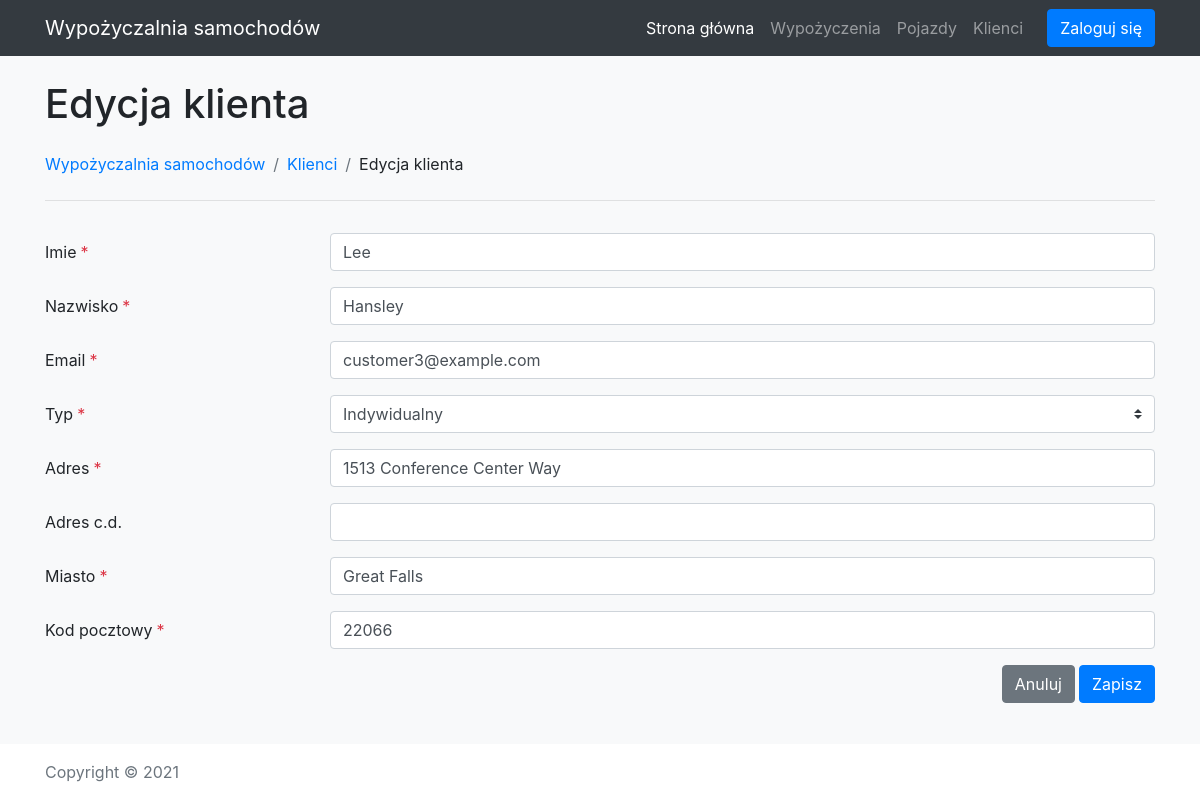
Page /add-edit-customer.php?id=3 on the committed database.
### tables this page shows
CREATE TABLE customers (
    id INT NOT NULL AUTO_INCREMENT PRIMARY KEY,
    email VARCHAR(124),
    password VARCHAR(256),
    firstName VARCHAR(124),
    lastName VARCHAR(124),
    type VARCHAR(32),
    address1 VARCHAR(124),
    address2 VARCHAR(124),
    city VARCHAR(124),
    postcode VARCHAR(16),
    createdAt DATETIME
);

### add-edit-customer.php (called while the page is built, shortened)
<?php
require_once('./common/bootstrap.php');
$fieldDefs = [
    [
        'name' => 'firstName',
        'type' => 'TEXT',
        'label' => 'Imie',
        'required' => true,
    ],
    [
        'name' => 'lastName',
        'type' => 'TEXT',
        'label' => 'Nazwisko',
        'required' => true,
    ],
    [
        'name' => 'email',
        'type' => 'TEXT',
        'label' => 'Email',
        'required' => true,
    ],
    [
        'name' => 'type',
        'type' => 'SELECT',
        'label' => 'Typ',
        'options' => CLIENT_TYPE,
        'required' => true,
    ],
    [
        'name' => 'address1',
        'type' => 'TEXT',
        'label' => 'Adres',
        'required' => true,
    ],
    [
        'name' => 'address2',
        'type' => 'TEXT',
        'label' => 'Adres c.d.',
    ],
    [
        'name' => 'city',
        'type' => 'TEXT',
        'label' => 'Miasto',
        'required' => true,
    ],
    [
        'name' => 'postcode',
        'type' => 'TEXT',
        'label' => 'Kod pocztowy',
        'required' => true,
    ],
];
$formValues = null;
$editMode = isset($_GET['id']);
if ($_SERVER['REQUEST_METHOD'] == 'POST') {
    $validationErrors = validateFormValues($fieldDefs, $_POST['entityValues']);
    if (empty($validationErrors)) {
        if ($editMode) {
            updatEentityInTable('customers', $fieldDefs, $_POST['entityValues'], $_GET['id']);
            $_SESSION['flashMessage'] = 'Zmiany zostały zapisane pomyślnie';
        } else {
            $valuesToInsert = array_merge($_POST['entityValues'], [
                'createdAt' => date('Y-m-d H:i:s'),
            ]);
            var_export($valuesToInsert);
            $fieldDefsToInseert = array_merge($fieldDefs, [
                [
                    'name' => 'createdAt',
                    'type' => 'TEXT',
                ]
            ]);
            insertFormToTable('customers', $fieldDefsToInseert, $valuesToInsert);
            $_SESSION['flashMessage'] = 'Klient został dodany pomyślnie';
        }
        header("Location: customers.php");
        exit();
    }
    $formValues = $_POST['entityValues'];
} elseif ($editMode) {
    $escapedId = $dbConnection->real_escape_string($_GET['id']);
    $sql="SELECT * FROM customers WHERE id='$escapedId'";
    if($result = $dbConnection->query($sql)) {
        if ($result->num_rows) {
            $formValues = $result->fetch_assoc();
        }
    }
}
require_once('templates/header.php');
printHeader([
    'title' => $editMode ? 'Edycja klienta' : 'Dodaj klienta',
    'breadcrumbs' => [
        [
            'label' => 'Wypożyczalnia samochodów',
            'link' => '.'
        ],
        [
            'label' => 'Klienci',
            'link' => 'customers.php'
        ],
        [
            'label' => $editMode ? 'Edycja klienta' : 'Dodaj klienta',
        ],
    ],
    'includeHr' => true,
]);
printForm('customers.php', $fieldDefs, $formValues);
require_once('templates/footer.php');

### functions/templateComponents.php (the view, shortened to what this page needs)
<?php
function printHeader($params) { ?>
    <div class="mb-3">
        <div class="d-flex mb-4">
            <h1 class="mb-0"><?= $params['title'] ?></h1>
        </div>
        <nav class="d-block mb-4">
            <ol class="breadcrumb bg-transparent m-0 p-0">
                <?php if (isset($params['breadcrumbs'])) foreach($params['breadcrumbs'] as $breadcrumb): ?>
                    <li class="breadcrumb-item">
                        <?php if (isset($breadcrumb['link'])): ?>
                            <a href="<?= $breadcrumb['link'] ?>"><?= $breadcrumb['label'] ?></a>
                        <?php else: ?>
                            <?= $breadcrumb['label'] ?>
                        <?php endif ?>
                    </li>
                <?php endforeach ?>
            </ol>
        </nav>
        <?php if (isset($params['includeHr']) && $params['includeHr']): ?>
            <hr>
        <?php endif ?>
    </div>
<?php }
function printTable($addEditLink, $withActions, $columnDefs, $rows) { ?>
<?php }
function getTextField($name, $label, $value) {
    return "<input type=\"text\" class=\"form-control\" id=\"$name\" name=\"entityValues[$name]\" value=\"$value\">";
}
function getSelectField($name, $label, $options, $value) {
    $result = "<select class=\"custom-select\" id=\"$name\" name=\"entityValues[$name]\">";
    foreach($options as $key => $label) {
        $isSelected = $key == $value;
        $result .= "<option value=\"$key\"".($isSelected ? ' selected' : '').">$label</option>";
    }
    $result .= "</select>";
    return $result;
}
function printForm($cancelLink, $fieldDefs, $formValues) {
    echo '<form action="" method="POST">';
    foreach($fieldDefs as $fieldDef) {
        $fieldName = $fieldDef['name'];
        $fieldLabel = $fieldDef['label'];
        $fieldValue = $formValues[$fieldName] ?? null;
        $isRequiredAsterisk = isset($fieldDef['required']) ? '<span class="text-danger ml-1 noselect">*</span>' : '';
        echo '<div class="form-group row mb-3">';
        echo '<label for="'.$fieldName.'" class="col-sm-3 col-form-label">'.$fieldLabel.$isRequiredAsterisk.'</label>';
        echo '<div class="col-sm-9">';
        switch($fieldDef['type']) {
            case 'TEXT':
                echo getTextField($fieldDef['name'], $fieldDef['label'], $fieldValue);
                break;
            case 'SELECT':
                echo getSelectField($fieldDef['name'], $fieldDef['label'], $fieldDef['options'], $fieldValue);
                break;
        }
        echo '</div></div>';
    }
    echo "<div class=\"d-flex\">"
            ."<div class=\"ml-auto\">"
                ."<a href=\"$cancelLink\" class=\"btn btn-secondary ml-auto mr-1\">Anuluj</a>"
                ."<button type=\"submit\" class=\"btn btn-primary ml-auto\">Zapisz</button>"
            ."</div>"
        ."</div>";
    echo '</form>';
}

### style.css (style rules this page uses)
.noselect { user-select: none; }

### rows in the picture
customers: firstName "Lee", lastName "Hansley", email "customer3@example.com", type "Indywidualny", address1 "1513 Conference Center Way", city "Great Falls", postcode "22066"

### other values in the picture
$params['title'] "Edycja klienta"
$breadcrumb['label'] "Wypożyczalnia samochodów"
$breadcrumb['label'] "Klienci"
$breadcrumb['label'] "Edycja klienta"
$fieldLabel "Imie"
$fieldLabel "Nazwisko"
$fieldLabel "Email"
$fieldLabel "Typ"
$fieldLabel "Adres"
$fieldLabel "Adres c.d."
$fieldLabel "Miasto"
$fieldLabel "Kod pocztowy"
